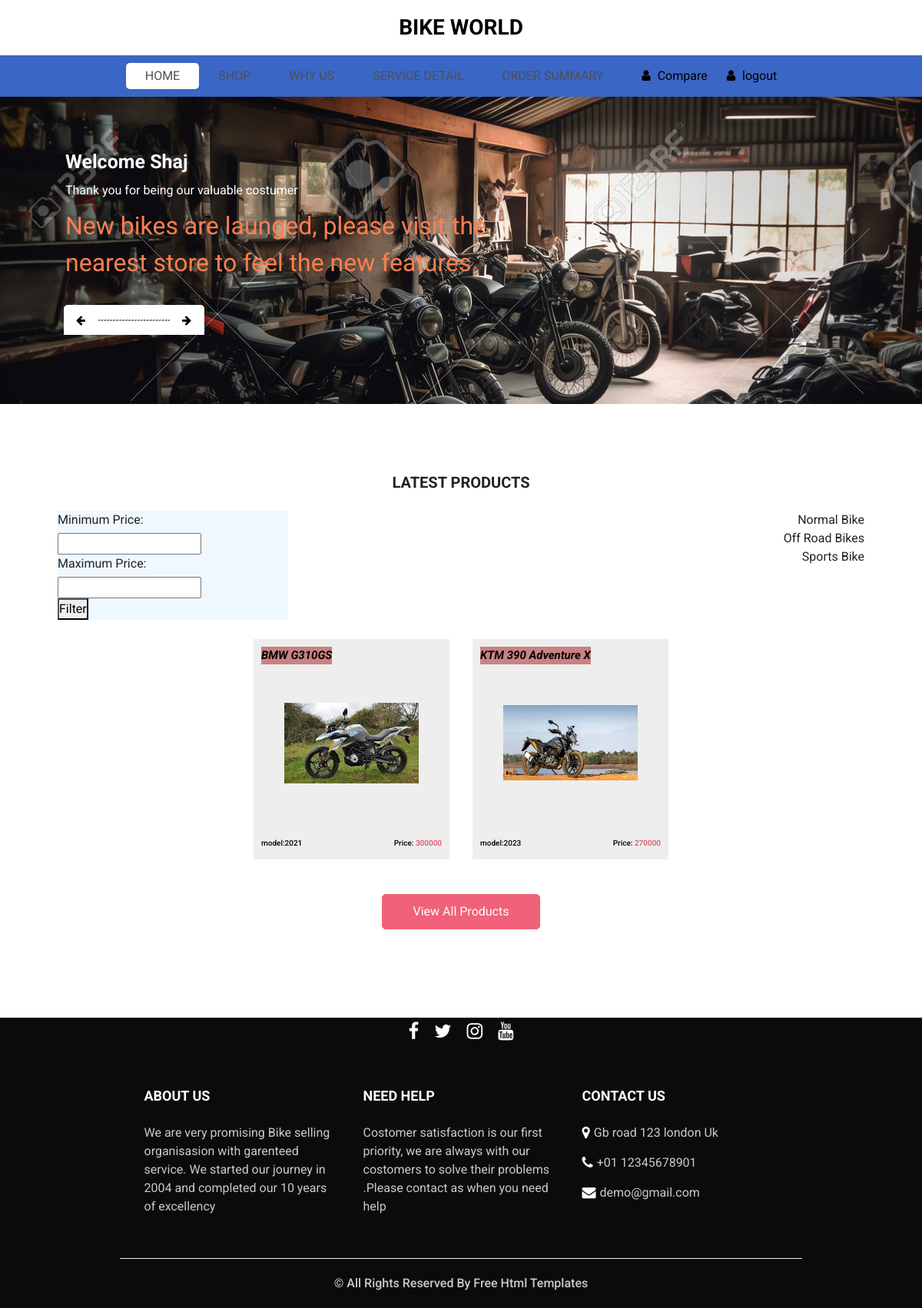
/all/ (signed in), run on the app's committed database.
### bike/models.py (models this page shows, shortened)
class Category(models.Model):
    name=models.CharField(max_length=200,unique=True)
    created_date=models.DateTimeField(auto_now_add=True)
    updated_date=models.DateTimeField(auto_now=True)
    is_active=models.BooleanField(default=True)

class Bike(models.Model):
    title=models.CharField(max_length=200)
    description=models.TextField(null=True)
    image=models.ImageField(upload_to="bike_images",default="default.jpg",null=True,blank=True)
    category_object=models.ForeignKey(Category,on_delete=models.CASCADE,related_name="item")
    Model_year=models.PositiveIntegerField()
    price=models.PositiveIntegerField()
    created_date=models.DateTimeField(auto_now_add=True)
    updated_date=models.DateTimeField(auto_now=True)
    is_active=models.BooleanField(default=True)
    km=models.PositiveBigIntegerField()
    is_placed=models.BooleanField(default=False)

### bike/views.py (the view)
# urls.py: path('all/',views.ListView.as_view(),name="all"),
@method_decorator(signin_required,name="dispatch")
class ListView(View):
    def get(self,request,*args,**kwargs):
        print("dfxcghbknlmrzsdfcghbjkmlfd")
        if not request.user.is_authenticated:
            return redirect("signin")
        print(request.user.is_authenticated)
        qs=Bike.objects.filter(is_placed=False)
        categories=Category.objects.all()
        selected_category=request.GET.get("category")
        if selected_category:
          qs=qs.filter(category_object__name=selected_category)
        min_price = request.GET.get('min_price')
        max_price = request.GET.get('max_price')
        if min_price:
            qs=qs.filter(price__gte=min_price)
        if max_price:
            qs=qs.filter(price__lte=max_price)
        return render (request,"all.html",{"data":qs,"categories":categories})

### bike/templates/all.html (shortened to what this page needs)
{%extends 'base.html'%}
{%load static%}
{%block main_block%}
<div class="hero_area">
  <section class="slider_section" style="background-image: url('{%static 'images/bike4.jpg'%}'); height: 400px;">
    <div class="slider_container">
      <div id="carouselExampleIndicators" class="carousel slide" data-ride="carousel">
        <div class="carousel-inner">
          <div class="carousel-item active">
            <div class="container-fluid">
              <div class="row">
                <div class="col-md-7">
                  <div class="detail-box">
                    <h1>
                      Welcome {{request.user}} <br>
                    </h1>
                    <p>Thank you for being our valuable costumer
                    </p>
                    <p style="font-size: xx-large; color: coral;">
                      New bikes are launged, please visit the nearest store to feel the new features
                    </p>
                  </div>
                </div>
                <div class="col-md-5 ">
                  <div class="img-box">
                  </div>
                </div>
              </div>
            </div>
          </div>
        </div>
        <div class="carousel_btn-box">
          <a class="carousel-control-prev" href="#carouselExampleIndicators" role="button" data-slide="prev">
            <i class="fa fa-arrow-left" aria-hidden="true"></i>
          </a>
          <img src="images/line.png" alt="" />
          <a class="carousel-control-next" href="#carouselExampleIndicators" role="button" data-slide="next">
            <i class="fa fa-arrow-right" aria-hidden="true"></i>
          </a>
        </div>
      </div>
    </div>
  </section>
</div>
<section class="shop_section layout_padding">
  <div class="container">
    <div class="heading_container heading_center">
      <h2>
        Latest Products
      </h2>
    </div>
    <div class="container">
      <div class="row">
        <div class="col-md-6">
          <div style="display: flex; background-color: aliceblue; width: 300px;">
            <form method="GET" action="">
              <label for="min_price">Minimum Price:</label>
              <input type="number" name="min_price" id="min_price" style="display: block;">
              <label for="max_price">Maximum Price:</label>
              <input type="number" name="max_price" id="max_price" style="display: block;">
              <button type="submit">Filter</button>
            </form>
          </div>
        </div>
        <div class="col-md-6">
          {%for cat in categories%}
          <div style="display: flex; justify-content: right;">
            <a href="{%url 'all'%}?category={{cat.name}}">{{cat.name}}</a>
          </div>
          {%endfor%}
        </div>
      </div>
    </div>
    <div class="row d-flex justify-content-center">
      {%for p in data%}
      <div class="col-sm-6 col-md-4 col-lg-3">
        <div class="box">
          <a href="{%url 'bike-detail' p.id%}">
            <div class="img-box">
              <img src="{{p.image.url}}" alt="">
            </div>
            <div class="detail-box">
              <h6>
                model:{{p.Model_year}}
              </h6>
              <h6>
                Price:
                <span>
                  {{p.price}}
                </span>
              </h6>
            </div>
            <div class="new">
              <span>
                {{p.title}}
              </span>
            </div>
          </a>
        </div>
      </div>
      {%endfor%}
    </div>
    <div class="btn-box">
      <a href="{%url 'all'%}">
        View All Products
      </a>
    </div>
  </div>
</section>
{%endblock%}

### bike/static/css/style.css (style rules this page uses)
body { font-family: "poppins", sans-serif; color: #101010; background-color: #ffffff; }
.layout_padding { padding-top: 90px; padding-bottom: 90px; }
.heading_container { display: -webkit-box; display: -ms-flexbox; display: flex; -webkit-box-orient: vertical; -webkit-box-direction: normal; -ms-flex-direction: column; flex-direction: column; }
.heading_container h2 { text-transform: uppercase; font-weight: bold; }
.heading_container.heading_center { -webkit-box-align: center; -ms-flex-align: center; align-items: center; text-align: center; }
.hero_area { padding: 0 0px; }
a, a:hover, a:focus { text-decoration: none; }
.slider_section .slider_container { color: #fefefe; padding: 25px; border-radius: 0 0 15px 15px; }
.slider_section .row { -webkit-box-align: center; -ms-flex-align: center; align-items: center; }
.slider_section .img-box { display: -webkit-box; display: -ms-flexbox; display: flex; -webkit-box-pack: center; -ms-flex-pack: center; justify-content: center; padding: 25px; }
.slider_section .detail-box { padding-left: 45px; margin: 45px 0; }
.slider_section .detail-box h1 { font-weight: bold; font-size: 3.5 rem; margin-bottom: 10px; }
.slider_section .carousel_btn-box { display: -webkit-box; display: -ms-flexbox; display: flex; background-color: #ffffff; -webkit-box-align: center; -ms-flex-align: center; align-items: center; position: absolute; bottom: -25px; left: 5%; padding: 7px 10px; border-radius: 5px 5px 0 0; }
.slider_section .carousel_btn-box img { margin: 0 10px; }
.slider_section .carousel_btn-box .carousel-control-prev, .slider_section .carousel_btn-box .carousel-control-next { position: unset; height: 25px; width: 25px; background-repeat: no-repeat; opacity: 1; background-position: center; color: #000000; font-size: 14px; }
.shop_section .heading_container { margin-bottom: 20px; }
.shop_section .box { background-color: #eeeeee; position: relative; padding: 10px; margin-top: 25px; }
.shop_section .box a { color: #000000; }
.shop_section .box .img-box { display: -webkit-box; display: -ms-flexbox; display: flex; -webkit-box-pack: center; -ms-flex-pack: center; justify-content: center; -webkit-box-align: center; -ms-flex-align: center; align-items: center; padding: 15px 30px; height: 250px; }
.shop_section .box .img-box img { max-width: 100%; max-height: 250px; }
.shop_section .box .detail-box { display: -webkit-box; display: -ms-flexbox; display: flex; -webkit-box-pack: justify; -ms-flex-pack: justify; justify-content: space-between; }
.shop_section .box .detail-box h6 span { color: #db4f66; }
.shop_section .box .new { width: auto; height: auto; position: absolute; top: 10px; left: 10px; background-color: #ca8181; display: -webkit-box; display: -ms-flexbox; display: flex; -webkit-box-pack: center; -ms-flex-pack: center; justify-content: center; -webkit-box-align: center; -ms-flex-align: center; align-items: center; border-radius: 0%; font-size: 15px; font-style:oblique; font-weight: bold; }
.shop_section .btn-box { display: -webkit-box; display: -ms-flexbox; display: flex; -webkit-box-pack: center; -ms-flex-pack: center; justify-content: center; margin-top: 45px; }
.shop_section .btn-box a { display: inline-block; padding: 10px 40px; background-color: #f16179; color: #ffffff; border: 1px solid #f16179; border-radius: 5px; -webkit-transition: all .3s; transition: all .3s; }

### bike/static/css/styles.css (style rules this page uses)
:root { --white: #fff; --black: #222; --green: #6cbe02; --grey1: #f0f0f0; --grey2: #e9d7d3; }
*, *::before, *::after { margin: 0; padding: 0; box-sizing: inherit; }
html { box-sizing: border-box; font-size: 62.5%; }
body { font-family: 'Roboto', sans-serif; font-size: 1.6rem; background-color: var(--white); color: var(--black); font-weight: 400; font-style: normal; }
a { text-decoration: none; color: var(--black); }
.container { max-width: 114rem; margin: 0 auto; padding: 0 3rem; }
.d-flex { display: flex; align-items: center; }
form { position: relative; z-index: 1; }

### bike/static/css/responsive.css (style rules this page uses)
@media (min-width: 1200px) { .container { max-width: 1170px; } }

### data on the page
Category: name "Normal Bike"
Category: name "Off Road Bikes"
Category: name "Sports Bike"
Bike: image (picture), Model_year "2021", price "300000", title "BMW G310GS"
Bike: image (picture), Model_year "2023", price "270000", title "KTM 390 Adventure X"

### other printed values
{{ request.user }} "Shaj"
